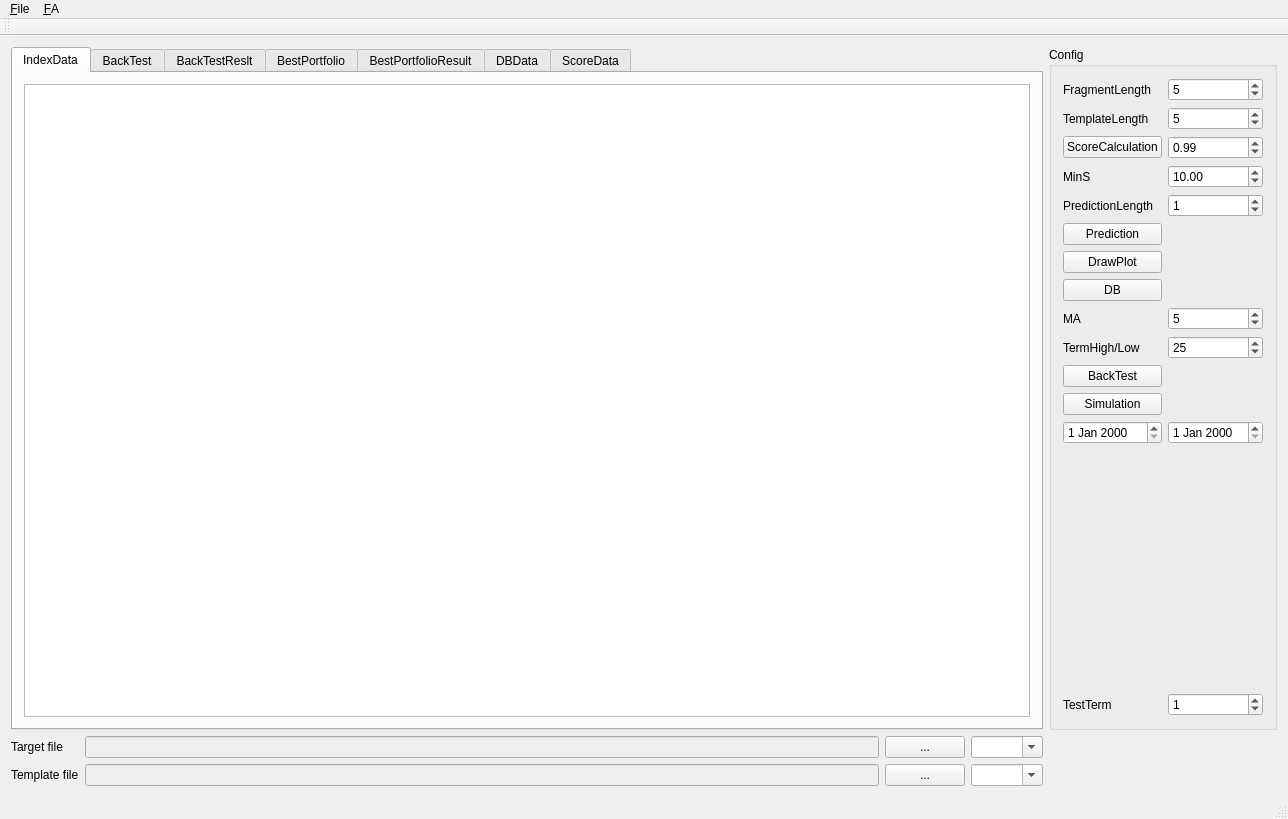
<?xml version="1.0" encoding="UTF-8"?>
<ui version="4.0">
 <class>WndMain</class>
 <widget class="QMainWindow" name="WndMain">
  <property name="geometry">
   <rect>
    <x>0</x>
    <y>0</y>
    <width>1254</width>
    <height>819</height>
   </rect>
  </property>
  <property name="acceptDrops">
   <bool>true</bool>
  </property>
  <property name="windowTitle">
   <string>PredictX</string>
  </property>
  <widget class="QWidget" name="centralWidget">
   <layout class="QGridLayout" name="gridLayout_7">
    <item row="0" column="1">
     <widget class="QGroupBox" name="groupBox">
      <property name="title">
       <string>Config</string>
      </property>
      <layout class="QGridLayout" name="gridLayout_6">
       <item row="0" column="0">
        <widget class="QLabel" name="lblFragmentLength">
         <property name="text">
          <string>FragmentLength</string>
         </property>
        </widget>
       </item>
       <item row="0" column="1">
        <widget class="QSpinBox" name="spnFragmentLength">
         <property name="value">
          <number>5</number>
         </property>
        </widget>
       </item>
       <item row="1" column="0">
        <widget class="QLabel" name="lblTemplateLength">
         <property name="text">
          <string>TemplateLength</string>
         </property>
        </widget>
       </item>
       <item row="1" column="1">
        <widget class="QSpinBox" name="spnTemplateLength">
         <property name="value">
          <number>5</number>
         </property>
        </widget>
       </item>
       <item row="2" column="0">
        <widget class="QPushButton" name="btnCalculation">
         <property name="text">
          <string>ScoreCalculation</string>
         </property>
        </widget>
       </item>
       <item row="4" column="0">
        <widget class="QLabel" name="lblPredictionLength">
         <property name="text">
          <string>PredictionLength</string>
         </property>
        </widget>
       </item>
       <item row="5" column="0">
        <widget class="QPushButton" name="btnPrediction">
         <property name="text">
          <string>Prediction</string>
         </property>
        </widget>
       </item>
       <item row="6" column="0">
        <widget class="QPushButton" name="btnDrawPlot">
         <property name="text">
          <string>DrawPlot</string>
         </property>
        </widget>
       </item>
       <item row="13" column="0">
        <spacer name="verticalSpacer_4">
         <property name="orientation">
          <enum>Qt::Vertical</enum>
         </property>
         <property name="sizeHint" stdset="0">
          <size>
           <width>20</width>
           <height>40</height>
          </size>
         </property>
        </spacer>
       </item>
       <item row="2" column="1">
        <widget class="QDoubleSpinBox" name="spnScoreFiltering">
         <property name="minimum">
          <double>0.000000000000000</double>
         </property>
         <property name="maximum">
          <double>1.000000000000000</double>
         </property>
         <property name="singleStep">
          <double>0.010000000000000</double>
         </property>
         <property name="value">
          <double>0.990000000000000</double>
         </property>
        </widget>
       </item>
       <item row="4" column="1">
        <widget class="QSpinBox" name="spnPredictionLength">
         <property name="value">
          <number>1</number>
         </property>
        </widget>
       </item>
       <item row="14" column="0">
        <widget class="QLabel" name="label">
         <property name="text">
          <string>TestTerm</string>
         </property>
        </widget>
       </item>
       <item row="14" column="1">
        <widget class="QSpinBox" name="spnTestTerm">
         <property name="value">
          <number>1</number>
         </property>
        </widget>
       </item>
       <item row="3" column="0">
        <widget class="QLabel" name="lblMinS">
         <property name="text">
          <string>MinS</string>
         </property>
        </widget>
       </item>
       <item row="3" column="1">
        <widget class="QDoubleSpinBox" name="spnMinS">
         <property name="maximum">
          <double>10000.000000000000000</double>
         </property>
         <property name="value">
          <double>10.000000000000000</double>
         </property>
        </widget>
       </item>
       <item row="7" column="0">
        <widget class="QPushButton" name="btnDB">
         <property name="text">
          <string>DB</string>
         </property>
        </widget>
       </item>
       <item row="10" column="0">
        <widget class="QPushButton" name="btnBackTest">
         <property name="text">
          <string>BackTest</string>
         </property>
        </widget>
       </item>
       <item row="9" column="0">
        <widget class="QLabel" name="lblTerm">
         <property name="text">
          <string>TermHigh/Low</string>
         </property>
        </widget>
       </item>
       <item row="9" column="1">
        <widget class="QSpinBox" name="spnTerm">
         <property name="value">
          <number>25</number>
         </property>
        </widget>
       </item>
       <item row="8" column="0">
        <widget class="QLabel" name="lblMA">
         <property name="text">
          <string>MA</string>
         </property>
        </widget>
       </item>
       <item row="8" column="1">
        <widget class="QSpinBox" name="spnMA">
         <property name="value">
          <number>5</number>
         </property>
        </widget>
       </item>
       <item row="11" column="0">
        <widget class="QPushButton" name="btnSimulation">
         <property name="text">
          <string>Simulation</string>
         </property>
        </widget>
       </item>
       <item row="12" column="0">
        <widget class="QDateEdit" name="dedtBackTestStart"/>
       </item>
       <item row="12" column="1">
        <widget class="QDateEdit" name="dedtBackTestEnd"/>
       </item>
      </layout>
     </widget>
    </item>
    <item row="0" column="2" rowspan="2">
     <spacer name="horizontalSpacer_2">
      <property name="orientation">
       <enum>Qt::Horizontal</enum>
      </property>
      <property name="sizeHint" stdset="0">
       <size>
        <width>2</width>
        <height>670</height>
       </size>
      </property>
     </spacer>
    </item>
    <item row="1" column="0">
     <layout class="QGridLayout" name="gridLayout_4">
      <item row="0" column="0">
       <widget class="QLabel" name="lblTargetFile">
        <property name="text">
         <string>Target file</string>
        </property>
       </widget>
      </item>
      <item row="0" column="1">
       <widget class="QLineEdit" name="ledtTargetFile">
        <property name="enabled">
         <bool>false</bool>
        </property>
       </widget>
      </item>
      <item row="1" column="0">
       <widget class="QLabel" name="lblTemplateFile">
        <property name="text">
         <string>Template file</string>
        </property>
       </widget>
      </item>
      <item row="1" column="1">
       <widget class="QLineEdit" name="ledtTemplateFile">
        <property name="enabled">
         <bool>false</bool>
        </property>
       </widget>
      </item>
      <item row="1" column="3">
       <widget class="QComboBox" name="cmbTemplateFile">
        <property name="editable">
         <bool>true</bool>
        </property>
       </widget>
      </item>
      <item row="0" column="3">
       <widget class="QComboBox" name="cmbTargetFile">
        <property name="editable">
         <bool>true</bool>
        </property>
       </widget>
      </item>
      <item row="1" column="2">
       <widget class="QPushButton" name="btnTemplateFile">
        <property name="text">
         <string>...</string>
        </property>
       </widget>
      </item>
      <item row="0" column="2">
       <widget class="QPushButton" name="btnTargetFile">
        <property name="text">
         <string>...</string>
        </property>
       </widget>
      </item>
     </layout>
    </item>
    <item row="2" column="0" colspan="2">
     <spacer name="verticalSpacer_3">
      <property name="orientation">
       <enum>Qt::Vertical</enum>
      </property>
      <property name="sizeHint" stdset="0">
       <size>
        <width>1075</width>
        <height>28</height>
       </size>
      </property>
     </spacer>
    </item>
    <item row="0" column="0">
     <widget class="QTabWidget" name="tabWidget">
      <property name="currentIndex">
       <number>0</number>
      </property>
      <widget class="QWidget" name="tab_3">
       <attribute name="title">
        <string>IndexData</string>
       </attribute>
       <layout class="QGridLayout" name="gridLayout_10">
        <item row="0" column="0">
         <widget class="QTableWidget" name="tblIndexData">
          <property name="minimumSize">
           <size>
            <width>500</width>
            <height>200</height>
           </size>
          </property>
          <property name="editTriggers">
           <set>QAbstractItemView::NoEditTriggers</set>
          </property>
          <property name="selectionBehavior">
           <enum>QAbstractItemView::SelectRows</enum>
          </property>
          <property name="sortingEnabled">
           <bool>true</bool>
          </property>
          <attribute name="horizontalHeaderVisible">
           <bool>false</bool>
          </attribute>
          <attribute name="horizontalHeaderCascadingSectionResizes">
           <bool>false</bool>
          </attribute>
          <attribute name="horizontalHeaderDefaultSectionSize">
           <number>80</number>
          </attribute>
          <attribute name="horizontalHeaderHighlightSections">
           <bool>true</bool>
          </attribute>
          <attribute name="verticalHeaderVisible">
           <bool>false</bool>
          </attribute>
          <column>
           <property name="text">
            <string>ID</string>
           </property>
          </column>
          <column>
           <property name="text">
            <string>Market</string>
           </property>
          </column>
          <column>
           <property name="text">
            <string>Name</string>
           </property>
          </column>
          <column>
           <property name="text">
            <string>Kind</string>
           </property>
          </column>
          <column>
           <property name="text">
            <string>Open</string>
           </property>
          </column>
          <column>
           <property name="text">
            <string>High</string>
           </property>
          </column>
          <column>
           <property name="text">
            <string>Low</string>
           </property>
          </column>
          <column>
           <property name="text">
            <string>Close</string>
           </property>
          </column>
          <column>
           <property name="text">
            <string>Volume</string>
           </property>
          </column>
          <column>
           <property name="text">
            <string>AClose</string>
           </property>
          </column>
          <column>
           <property name="text">
            <string>Rate</string>
           </property>
          </column>
         </widget>
        </item>
       </layout>
      </widget>
      <widget class="QWidget" name="tab_4">
       <attribute name="title">
        <string>BackTest</string>
       </attribute>
       <layout class="QGridLayout" name="gridLayout_11">
        <item row="0" column="0">
         <widget class="QTabWidget" name="tabWidget_2">
          <property name="currentIndex">
           <number>0</number>
          </property>
          <widget class="QWidget" name="tab_8">
           <attribute name="title">
            <string>Config</string>
           </attribute>
           <layout class="QGridLayout" name="gridLayout_18">
            <item row="0" column="0">
             <layout class="QGridLayout" name="gridLayout_17">
              <item row="0" column="0">
               <widget class="QGroupBox" name="grpMethodName">
                <property name="title">
                 <string>Method name</string>
                </property>
                <layout class="QGridLayout" name="gridLayout_12">
                 <item row="0" column="0">
                  <widget class="QLineEdit" name="ledtMethodName"/>
                 </item>
                </layout>
               </widget>
              </item>
              <item row="1" column="0">
               <widget class="QGroupBox" name="grpTestTerm">
                <property name="title">
                 <string>Test term</string>
                </property>
                <layout class="QGridLayout" name="gridLayout_13">
                 <item row="0" column="0">
                  <widget class="QDateEdit" name="dedtTestTermStart"/>
                 </item>
                 <item row="0" column="1">
                  <widget class="QLabel" name="label_2">
                   <property name="text">
                    <string>-</string>
                   </property>
                  </widget>
                 </item>
                 <item row="0" column="2">
                  <widget class="QDateEdit" name="dedtTestTermEnd"/>
                 </item>
                 <item row="0" column="3">
                  <spacer name="horizontalSpacer_6">
                   <property name="orientation">
                    <enum>Qt::Horizontal</enum>
                   </property>
                   <property name="sizeHint" stdset="0">
                    <size>
                     <width>40</width>
                     <height>20</height>
                    </size>
                   </property>
                  </spacer>
                 </item>
                </layout>
               </widget>
              </item>
              <item row="2" column="0">
               <widget class="QGroupBox" name="grpBestConfig">
                <property name="title">
                 <string>Base config</string>
                </property>
                <layout class="QGridLayout" name="gridLayout_15">
                 <item row="0" column="0">
                  <widget class="QCheckBox" name="cbxBestConfig_1">
                   <property name="text">
                    <string>株価の低い場合は取引しない</string>
                   </property>
                  </widget>
                 </item>
                 <item row="1" column="0">
                  <widget class="QCheckBox" name="cbxBestConfig_2">
                   <property name="text">
                    <string>株価の高い場合は取引しない</string>
                   </property>
                  </widget>
                 </item>
                 <item row="2" column="0">
                  <widget class="QCheckBox" name="cbxBestConfig_3">
                   <property name="text">
                    <string>売買代金の少ない場合は取引しない</string>
                   </property>
                  </widget>
                 </item>
                 <item row="3" column="0">
                  <layout class="QGridLayout" name="gridLayout_14">
                   <item row="0" column="0">
                    <widget class="QLabel" name="lblBestConfig_1">
                     <property name="text">
                      <string>（売買代金の</string>
                     </property>
                    </widget>
                   </item>
                   <item row="0" column="1">
                    <widget class="QSpinBox" name="spnBestConfig_1">
                     <property name="maximum">
                      <number>1000</number>
                     </property>
                     <property name="value">
                      <number>15</number>
                     </property>
                    </widget>
                   </item>
                   <item row="0" column="2">
                    <widget class="QLabel" name="lblBestConfig_2">
                     <property name="text">
                      <string>日間平均が</string>
                     </property>
                    </widget>
                   </item>
                   <item row="0" column="3">
                    <widget class="QSpinBox" name="spnBestConfig_2">
                     <property name="maximum">
                      <number>1000</number>
                     </property>
                     <property name="value">
                      <number>50</number>
                     </property>
                    </widget>
                   </item>
                   <item row="0" column="4">
                    <widget class="QLabel" name="lblBestConfig_3">
                     <property name="text">
                      <string>千万円以下の場合）</string>
                     </property>
                    </widget>
                   </item>
                  </layout>
                 </item>
                </layout>
               </widget>
              </item>
              <item row="3" column="0">
               <widget class="QGroupBox" name="grpSpecialConfig">
                <property name="title">
                 <string>Special config</string>
                </property>
                <layout class="QGridLayout" name="gridLayout_16">
                 <item row="0" column="0">
                  <widget class="QCheckBox" name="cbxSpecialConfig_1">
                   <property name="text">
                    <string>Stop高/Stop安で取引ができない場合を考慮に入れる</string>
                   </property>
                  </widget>
                 </item>
                 <item row="1" column="0">
                  <widget class="QCheckBox" name="cbxSpecialConfig_2">
                   <property name="text">
                    <string>保有中や待機中の場合は次の仕掛けをしない</string>
                   </property>
                  </widget>
                 </item>
                 <item row="2" column="0">
                  <widget class="QCheckBox" name="cbxSpecialConfig_3">
                   <property name="text">
                    <string>仕掛けが翌日寄付、翌日指値（寄付）の場合は、その日の場中指値を許可する</string>
                   </property>
                  </widget>
                 </item>
                </layout>
               </widget>
              </item>
             </layout>
            </item>
            <item row="0" column="1">
             <spacer name="horizontalSpacer_5">
              <property name="orientation">
               <enum>Qt::Horizontal</enum>
              </property>
              <property name="sizeHint" stdset="0">
               <size>
                <width>489</width>
                <height>20</height>
               </size>
              </property>
             </spacer>
            </item>
            <item row="1" column="0">
             <spacer name="verticalSpacer_5">
              <property name="orientation">
               <enum>Qt::Vertical</enum>
              </property>
              <property name="sizeHint" stdset="0">
               <size>
                <width>20</width>
                <height>245</height>
               </size>
              </property>
             </spacer>
            </item>
           </layout>
          </widget>
          <widget class="QWidget" name="tab_9">
           <attribute name="title">
            <string>TargetID</string>
           </attribute>
          </widget>
          <widget class="QWidget" name="tab_10">
           <attribute name="title">
            <string>Entry</string>
           </attribute>
          </widget>
          <widget class="QWidget" name="tab_11">
           <attribute name="title">
            <string>Exit</string>
           </attribute>
          </widget>
         </widget>
        </item>
       </layout>
      </widget>
      <widget class="QWidget" name="tab_5">
       <attribute name="title">
        <string>BackTestReslt</string>
       </attribute>
      </widget>
      <widget class="QWidget" name="tab_6">
       <attribute name="title">
        <string>BestPortfolio</string>
       </attribute>
      </widget>
      <widget class="QWidget" name="tab_7">
       <attribute name="title">
        <string>BestPortfolioResult</string>
       </attribute>
      </widget>
      <widget class="QWidget" name="tab">
       <attribute name="title">
        <string>DBData</string>
       </attribute>
       <layout class="QGridLayout" name="gridLayout_5">
        <item row="0" column="0">
         <layout class="QGridLayout" name="gridLayout">
          <item row="0" column="0">
           <widget class="QLabel" name="lblTarget">
            <property name="text">
             <string>Target</string>
            </property>
           </widget>
          </item>
          <item row="0" column="1">
           <widget class="QLabel" name="lblTemplate">
            <property name="text">
             <string>Template</string>
            </property>
           </widget>
          </item>
          <item row="1" column="0">
           <widget class="Plot" name="qwtpltTarget" native="true">
            <property name="minimumSize">
             <size>
              <width>500</width>
              <height>400</height>
             </size>
            </property>
           </widget>
          </item>
          <item row="1" column="1">
           <widget class="Plot" name="qwtpltTemplate" native="true">
            <property name="minimumSize">
             <size>
              <width>500</width>
              <height>400</height>
             </size>
            </property>
           </widget>
          </item>
          <item row="2" column="0">
           <widget class="QTableWidget" name="tblTarget">
            <property name="minimumSize">
             <size>
              <width>500</width>
              <height>200</height>
             </size>
            </property>
            <attribute name="horizontalHeaderVisible">
             <bool>false</bool>
            </attribute>
            <attribute name="horizontalHeaderCascadingSectionResizes">
             <bool>false</bool>
            </attribute>
            <attribute name="horizontalHeaderDefaultSectionSize">
             <number>80</number>
            </attribute>
            <attribute name="horizontalHeaderHighlightSections">
             <bool>true</bool>
            </attribute>
            <attribute name="verticalHeaderVisible">
             <bool>false</bool>
            </attribute>
            <column>
             <property name="text">
              <string>Date</string>
             </property>
            </column>
            <column>
             <property name="text">
              <string>Open</string>
             </property>
            </column>
            <column>
             <property name="text">
              <string>High</string>
             </property>
            </column>
            <column>
             <property name="text">
              <string>Low</string>
             </property>
            </column>
            <column>
             <property name="text">
              <string>Close</string>
             </property>
            </column>
            <column>
             <property name="text">
              <string>AClose</string>
             </property>
            </column>
            <column>
             <property name="text">
              <string>Volume</string>
             </property>
            </column>
           </widget>
          </item>
          <item row="2" column="1">
           <widget class="QTableWidget" name="tblTemplate">
            <property name="minimumSize">
             <size>
              <width>500</width>
              <height>200</height>
             </size>
            </property>
            <attribute name="horizontalHeaderVisible">
             <bool>false</bool>
            </attribute>
            <attribute name="horizontalHeaderCascadingSectionResizes">
             <bool>false</bool>
            </attribute>
            <attribute name="horizontalHeaderDefaultSectionSize">
             <number>80</number>
            </attribute>
            <column>
             <property name="text">
              <string>Date</string>
             </property>
            </column>
            <column>
             <property name="text">
              <string>Open</string>
             </property>
            </column>
            <column>
             <property name="text">
              <string>High</string>
             </property>
            </column>
            <column>
             <property name="text">
              <string>Low</string>
             </property>
            </column>
            <column>
             <property name="text">
              <string>Close</string>
             </property>
            </column>
            <column>
             <property name="text">
              <string>AClose</string>
             </property>
            </column>
            <column>
             <property name="text">
              <string>Volume</string>
             </property>
            </column>
           </widget>
          </item>
         </layout>
        </item>
        <item row="0" column="1">
         <spacer name="horizontalSpacer">
          <property name="orientation">
           <enum>Qt::Horizontal</enum>
          </property>
          <property name="sizeHint" stdset="0">
           <size>
            <width>40</width>
            <height>20</height>
           </size>
          </property>
         </spacer>
        </item>
        <item row="1" column="0">
         <spacer name="verticalSpacer">
          <property name="orientation">
           <enum>Qt::Vertical</enum>
          </property>
          <property name="sizeHint" stdset="0">
           <size>
            <width>20</width>
            <height>40</height>
           </size>
          </property>
         </spacer>
        </item>
       </layout>
      </widget>
      <widget class="QWidget" name="tab_2">
       <attribute name="title">
        <string>ScoreData</string>
       </attribute>
       <layout class="QGridLayout" name="gridLayout_9">
        <item row="0" column="0">
         <layout class="QGridLayout" name="gridLayout_2">
          <item row="0" column="0">
           <widget class="QLabel" name="lblBestCase">
            <property name="text">
             <string>BestCase</string>
            </property>
           </widget>
          </item>
          <item row="0" column="1">
           <widget class="QLabel" name="lblWorstCase">
            <property name="text">
             <string>WorstCase</string>
            </property>
           </widget>
          </item>
          <item row="0" column="2">
           <widget class="QLabel" name="lblCenterCase">
            <property name="text">
             <string>CenterCase</string>
            </property>
           </widget>
          </item>
          <item row="1" column="0">
           <widget class="Plot" name="qwtpltBestCase" native="true">
            <property name="minimumSize">
             <size>
              <width>300</width>
              <height>300</height>
             </size>
            </property>
           </widget>
          </item>
          <item row="1" column="1">
           <widget class="Plot" name="qwtpltWorstCase" native="true">
            <property name="minimumSize">
             <size>
              <width>300</width>
              <height>300</height>
             </size>
            </property>
           </widget>
          </item>
          <item row="1" column="2">
           <widget class="Plot" name="qwtpltCenterCase" native="true">
            <property name="minimumSize">
             <size>
              <width>300</width>
              <height>300</height>
             </size>
            </property>
           </widget>
          </item>
         </layout>
        </item>
        <item row="0" column="1">
         <spacer name="horizontalSpacer_3">
          <property name="orientation">
           <enum>Qt::Horizontal</enum>
          </property>
          <property name="sizeHint" stdset="0">
           <size>
            <width>40</width>
            <height>20</height>
           </size>
          </property>
         </spacer>
        </item>
        <item row="1" column="0">
         <layout class="QGridLayout" name="gridLayout_8">
          <item row="0" column="0">
           <layout class="QGridLayout" name="gridLayout_3">
            <item row="0" column="0" colspan="2">
             <widget class="QTableWidget" name="tblScore">
              <property name="minimumSize">
               <size>
                <width>500</width>
                <height>200</height>
               </size>
              </property>
              <property name="alternatingRowColors">
               <bool>false</bool>
              </property>
              <attribute name="horizontalHeaderVisible">
               <bool>false</bool>
              </attribute>
              <attribute name="horizontalHeaderCascadingSectionResizes">
               <bool>false</bool>
              </attribute>
              <attribute name="horizontalHeaderDefaultSectionSize">
               <number>120</number>
              </attribute>
              <column>
               <property name="text">
                <string>TargetID</string>
               </property>
              </column>
              <column>
               <property name="text">
                <string>TemplateID</string>
               </property>
              </column>
              <column>
               <property name="text">
                <string>TemplateDate</string>
               </property>
              </column>
              <column>
               <property name="text">
                <string>Score</string>
               </property>
              </column>
             </widget>
            </item>
           </layout>
          </item>
          <item row="0" column="1">
           <widget class="QTableWidget" name="tblPrediction">
            <property name="minimumSize">
             <size>
              <width>380</width>
              <height>200</height>
             </size>
            </property>
            <property name="alternatingRowColors">
             <bool>false</bool>
            </property>
            <attribute name="horizontalHeaderVisible">
             <bool>false</bool>
            </attribute>
            <attribute name="horizontalHeaderCascadingSectionResizes">
             <bool>false</bool>
            </attribute>
            <attribute name="horizontalHeaderDefaultSectionSize">
             <number>90</number>
            </attribute>
            <column>
             <property name="text">
              <string>Day</string>
             </property>
            </column>
            <column>
             <property name="text">
              <string>Best Case</string>
             </property>
            </column>
            <column>
             <property name="text">
              <string>Worst Case</string>
             </property>
            </column>
            <column>
             <property name="text">
              <string>Center Case</string>
             </property>
            </column>
           </widget>
          </item>
          <item row="0" column="2">
           <spacer name="horizontalSpacer_4">
            <property name="orientation">
             <enum>Qt::Horizontal</enum>
            </property>
            <property name="sizeHint" stdset="0">
             <size>
              <width>40</width>
              <height>20</height>
             </size>
            </property>
           </spacer>
          </item>
         </layout>
        </item>
        <item row="2" column="0">
         <spacer name="verticalSpacer_2">
          <property name="orientation">
           <enum>Qt::Vertical</enum>
          </property>
          <property name="sizeHint" stdset="0">
           <size>
            <width>20</width>
            <height>40</height>
           </size>
          </property>
         </spacer>
        </item>
       </layout>
       <zorder>verticalSpacer_2</zorder>
      </widget>
     </widget>
    </item>
   </layout>
  </widget>
  <widget class="QMenuBar" name="menuBar">
   <property name="geometry">
    <rect>
     <x>0</x>
     <y>0</y>
     <width>1254</width>
     <height>24</height>
    </rect>
   </property>
   <widget class="QMenu" name="menu_File">
    <property name="title">
     <string>&amp;File</string>
    </property>
    <addaction name="mnuOpen"/>
    <addaction name="mnuSave"/>
    <addaction name="separator"/>
    <addaction name="mnuEnd"/>
   </widget>
   <widget class="QMenu" name="menu_FA">
    <property name="title">
     <string>&amp;FA</string>
    </property>
    <widget class="QMenu" name="menu_Template">
     <property name="title">
      <string>&amp;Template</string>
     </property>
     <addaction name="mnuTemplateRestruct"/>
     <addaction name="mnuTemplateAdd"/>
    </widget>
    <widget class="QMenu" name="menu_Target">
     <property name="title">
      <string>&amp;Target</string>
     </property>
     <addaction name="mnuTargetRestruct"/>
    </widget>
    <widget class="QMenu" name="menu_Predict">
     <property name="title">
      <string>&amp;Predict</string>
     </property>
     <addaction name="mnuCalculateScore"/>
     <addaction name="mnuScoreFiltering"/>
    </widget>
    <addaction name="menu_Template"/>
    <addaction name="menu_Target"/>
    <addaction name="menu_Predict"/>
   </widget>
   <addaction name="menu_File"/>
   <addaction name="menu_FA"/>
  </widget>
  <widget class="QToolBar" name="mainToolBar">
   <attribute name="toolBarArea">
    <enum>TopToolBarArea</enum>
   </attribute>
   <attribute name="toolBarBreak">
    <bool>false</bool>
   </attribute>
  </widget>
  <widget class="QStatusBar" name="statusBar"/>
  <action name="mnuOpen">
   <property name="text">
    <string>&amp;Open</string>
   </property>
  </action>
  <action name="mnuSave">
   <property name="text">
    <string>&amp;Save</string>
   </property>
  </action>
  <action name="mnuEnd">
   <property name="text">
    <string>&amp;End</string>
   </property>
  </action>
  <action name="mnuTemplateRestruct">
   <property name="text">
    <string>&amp;Restruct</string>
   </property>
  </action>
  <action name="mnuTemplateAdd">
   <property name="text">
    <string>&amp;Add</string>
   </property>
  </action>
  <action name="mnuTargetRestruct">
   <property name="text">
    <string>&amp;Restruct</string>
   </property>
  </action>
  <action name="mnuCalculateScore">
   <property name="text">
    <string>&amp;CalculateScore</string>
   </property>
  </action>
  <action name="mnuScoreFiltering">
   <property name="text">
    <string>ScoreFiltering</string>
   </property>
  </action>
 </widget>
 <layoutdefault spacing="6" margin="11"/>
 <customwidgets>
  <customwidget>
   <class>Plot</class>
   <extends>QWidget</extends>
   <header location="global">plot.h</header>
   <container>1</container>
  </customwidget>
 </customwidgets>
 <resources/>
 <connections/>
</ui>
